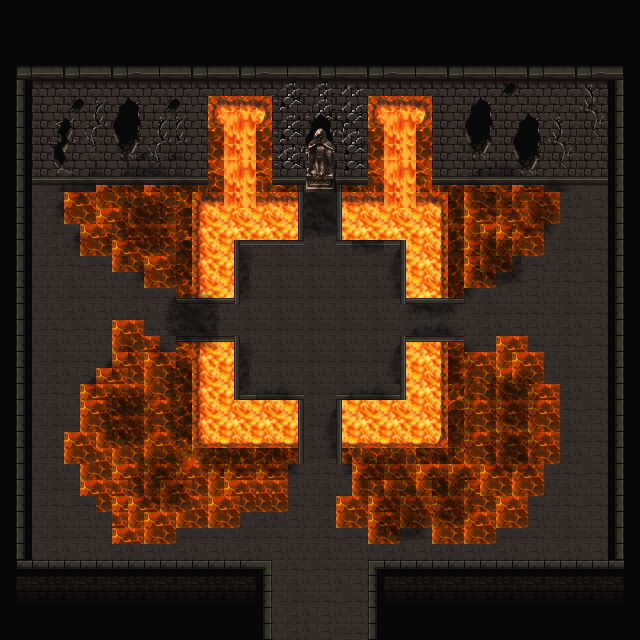

A 2D game scene composited from a Tiled map and its tileset images. What follows is a short description and the map's XML, with each tile layer's data collapsed to a summary:
An orthogonal 40x40 tile map with 16x16 px tiles, 11 tile layers (lava center, tiles, add tiles, darkness, ...), 26 tilesets and 52 objects (north_wall, west_boundary, east_boundary, southwest_void, southeast_void, ...).

<map version="1.10" tiledversion="1.12.2" orientation="orthogonal" renderorder="right-down" width="40" height="40" tilewidth="16" tileheight="16" infinite="0" nextlayerid="16" nextobjectid="53">
 <tileset firstgid="1" source="../tsx/Dungeon_A1.tsx" />
 <tileset firstgid="769" source="../tsx/Birch Forest-Tileset.tsx" />
 <tileset firstgid="1605" source="../tsx/crypt_ground_01.tsx" />
 <tileset firstgid="1735" source="../tsx/crypt_staircase_01.tsx" />
 <tileset firstgid="1956" source="../tsx/crypt_walls_01.tsx" />
 <tileset firstgid="2203" source="../tsx/decorative.tsx" />
 <tileset firstgid="3227" source="../tsx/Dungeon_A2.tsx" />
 <tileset firstgid="3995" source="../tsx/Dungeon_A4.tsx" />
 <tileset firstgid="4955" source="../tsx/Dungeon_A5.tsx" />
 <tileset firstgid="5467" source="../tsx/Dungeon_B copy.tsx" />
 <tileset firstgid="6491" source="../tsx/Dungeon_B.tsx" />
 <tileset firstgid="7515" source="../tsx/Enviroment-Forest.tsx" />
 <tileset firstgid="7659" source="../tsx/houses.tsx" />
 <tileset firstgid="11755" source="../tsx/Inside_B Copy.tsx" />
 <tileset firstgid="12779" source="../tsx/Inside_B.tsx" />
 <tileset firstgid="13803" source="../tsx/Inside_C.tsx" />
 <tileset firstgid="14827" source="../tsx/Knowledge temple.tsx" />
 <tileset firstgid="16227" source="../tsx/mainlevbuild copy.tsx" />
 <tileset firstgid="18757" source="../tsx/mainlevbuild.tsx" />
 <tileset firstgid="20459" source="../tsx/Outside_B.tsx" />
 <tileset firstgid="21483" source="../tsx/Props-Forest.tsx" />
 <tileset firstgid="21539" source="../tsx/TX Plant.tsx" />
 <tileset firstgid="22563" source="../tsx/TX Props copy.tsx" />
 <tileset firstgid="23587" source="../tsx/TX Props.tsx" />
 <tileset firstgid="24611" source="../tsx/TX Shadow.tsx" />
 <tileset firstgid="25635" source="../tsx/World_B.tsx" />
 <layer id="1" name="lava center" width="40" height="40">
  <data>[1600 cells, 288 non-empty, 26 distinct tile ids]</data>
 </layer>
 <layer id="2" name="tiles" width="40" height="40">
  <data>[1600 cells, 1349 non-empty, 58 distinct tile ids]</data>
 </layer>
 <layer id="11" name="add tiles" width="40" height="40">
  <data>[1600 cells, 274 non-empty, 4 distinct tile ids]</data>
 </layer>
 <layer id="10" name="darkness" width="40" height="40">
  <data>[1600 cells, 352 non-empty, 36 distinct tile ids]</data>
 </layer>
 <layer id="6" name="edge" width="40" height="40">
  <data>[1600 cells, 32 non-empty, 1 distinct tile ids]</data>
 </layer>
 <layer id="7" name="edge 2" width="40" height="40">
  <data>[1600 cells, 32 non-empty, 1 distinct tile ids]</data>
 </layer>
 <layer id="12" name="walls" width="40" height="40">
  <data>[1600 cells, 342 non-empty, 27 distinct tile ids]</data>
 </layer>
 <layer id="13" name="cracks" width="40" height="40">
  <data>[1600 cells, 109 non-empty, 42 distinct tile ids]</data>
 </layer>
 <layer id="14" name="hole behind stat" width="40" height="40">
  <data>[1600 cells, 8 non-empty, 8 distinct tile ids]</data>
 </layer>
 <layer id="8" name="statue" width="40" height="40">
  <data>[1600 cells, 65 non-empty, 13 distinct tile ids]</data>
 </layer>
 <layer id="9" name="ash" width="40" height="40">
  <data>[1600 cells, 337 non-empty, 20 distinct tile ids]</data>
 </layer>
<objectgroup id="15" name="Citadel gameplay">
 <object id="1" name="north_wall" x="0" y="0" width="640" height="184.0">
  <properties>
   <property name="collidable" value="true" type="bool" />
  </properties>
 </object>
 <object id="2" name="west_boundary" x="0" y="0" width="32" height="640">
  <properties>
   <property name="collidable" value="true" type="bool" />
  </properties>
 </object>
 <object id="3" name="east_boundary" x="608" y="0" width="32" height="640">
  <properties>
   <property name="collidable" value="true" type="bool" />
  </properties>
 </object>
 <object id="4" name="southwest_void" x="0" y="560" width="272" height="80">
  <properties>
   <property name="collidable" value="true" type="bool" />
  </properties>
 </object>
 <object id="5" name="southeast_void" x="368" y="560" width="272" height="80">
  <properties>
   <property name="collidable" value="true" type="bool" />
  </properties>
 </object>
 <object id="6" name="statue_feet" x="296.0" y="184.0" width="48" height="8.0">
  <properties>
   <property name="collidable" value="true" type="bool" />
  </properties>
 </object>
 <object id="7" name="lava_6_13" x="208" y="96" width="64" height="16">
  <properties>
   <property name="collidable" value="true" type="bool" />
  </properties>
 </object>
 <object id="8" name="lava_6_23" x="368" y="96" width="64" height="16">
  <properties>
   <property name="collidable" value="true" type="bool" />
  </properties>
 </object>
 <object id="9" name="lava_7_13" x="208" y="112" width="64" height="16">
  <properties>
   <property name="collidable" value="true" type="bool" />
  </properties>
 </object>
 <object id="10" name="lava_7_23" x="368" y="112" width="64" height="16">
  <properties>
   <property name="collidable" value="true" type="bool" />
  </properties>
 </object>
 <object id="11" name="lava_8_14" x="224" y="128" width="32" height="16">
  <properties>
   <property name="collidable" value="true" type="bool" />
  </properties>
 </object>
 <object id="12" name="lava_8_24" x="384" y="128" width="32" height="16">
  <properties>
   <property name="collidable" value="true" type="bool" />
  </properties>
 </object>
 <object id="13" name="lava_9_14" x="224" y="144" width="32" height="16">
  <properties>
   <property name="collidable" value="true" type="bool" />
  </properties>
 </object>
 <object id="14" name="lava_9_24" x="384" y="144" width="32" height="16">
  <properties>
   <property name="collidable" value="true" type="bool" />
  </properties>
 </object>
 <object id="15" name="lava_10_14" x="224" y="160" width="32" height="16">
  <properties>
   <property name="collidable" value="true" type="bool" />
  </properties>
 </object>
 <object id="16" name="lava_10_24" x="384" y="160" width="32" height="16">
  <properties>
   <property name="collidable" value="true" type="bool" />
  </properties>
 </object>
 <object id="17" name="lava_11_14" x="224" y="176" width="32" height="16">
  <properties>
   <property name="collidable" value="true" type="bool" />
  </properties>
 </object>
 <object id="18" name="lava_11_24" x="384" y="176" width="32" height="16">
  <properties>
   <property name="collidable" value="true" type="bool" />
  </properties>
 </object>
 <object id="19" name="lava_12_12" x="192" y="192" width="112" height="16">
  <properties>
   <property name="collidable" value="true" type="bool" />
  </properties>
 </object>
 <object id="20" name="lava_12_21" x="336" y="192" width="112" height="16">
  <properties>
   <property name="collidable" value="true" type="bool" />
  </properties>
 </object>
 <object id="21" name="lava_13_12" x="192" y="208" width="112" height="16">
  <properties>
   <property name="collidable" value="true" type="bool" />
  </properties>
 </object>
 <object id="22" name="lava_13_21" x="336" y="208" width="112" height="16">
  <properties>
   <property name="collidable" value="true" type="bool" />
  </properties>
 </object>
 <object id="23" name="lava_14_12" x="192" y="224" width="112" height="16">
  <properties>
   <property name="collidable" value="true" type="bool" />
  </properties>
 </object>
 <object id="24" name="lava_14_21" x="336" y="224" width="112" height="16">
  <properties>
   <property name="collidable" value="true" type="bool" />
  </properties>
 </object>
 <object id="25" name="lava_15_12" x="192" y="240" width="48" height="16">
  <properties>
   <property name="collidable" value="true" type="bool" />
  </properties>
 </object>
 <object id="26" name="lava_15_25" x="400" y="240" width="48" height="16">
  <properties>
   <property name="collidable" value="true" type="bool" />
  </properties>
 </object>
 </objectgroup>
</map>
<!-- 26 of 52 objects omitted -->
